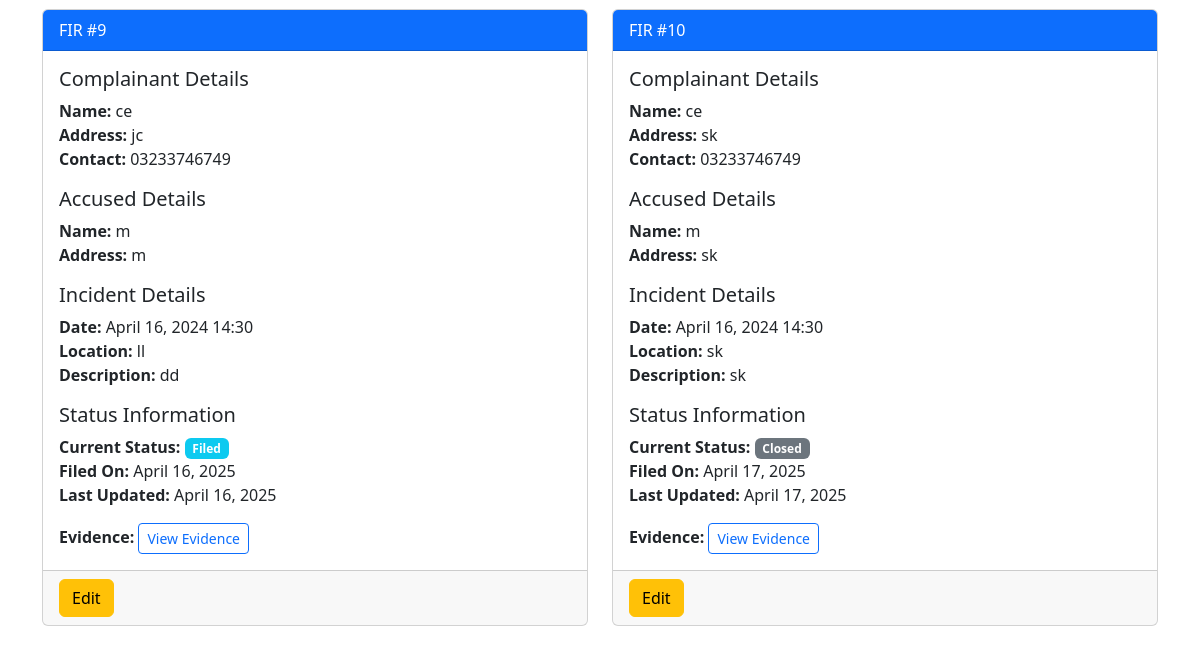
Page /view_fir/ (signed in, lower part) on the earlier database version.
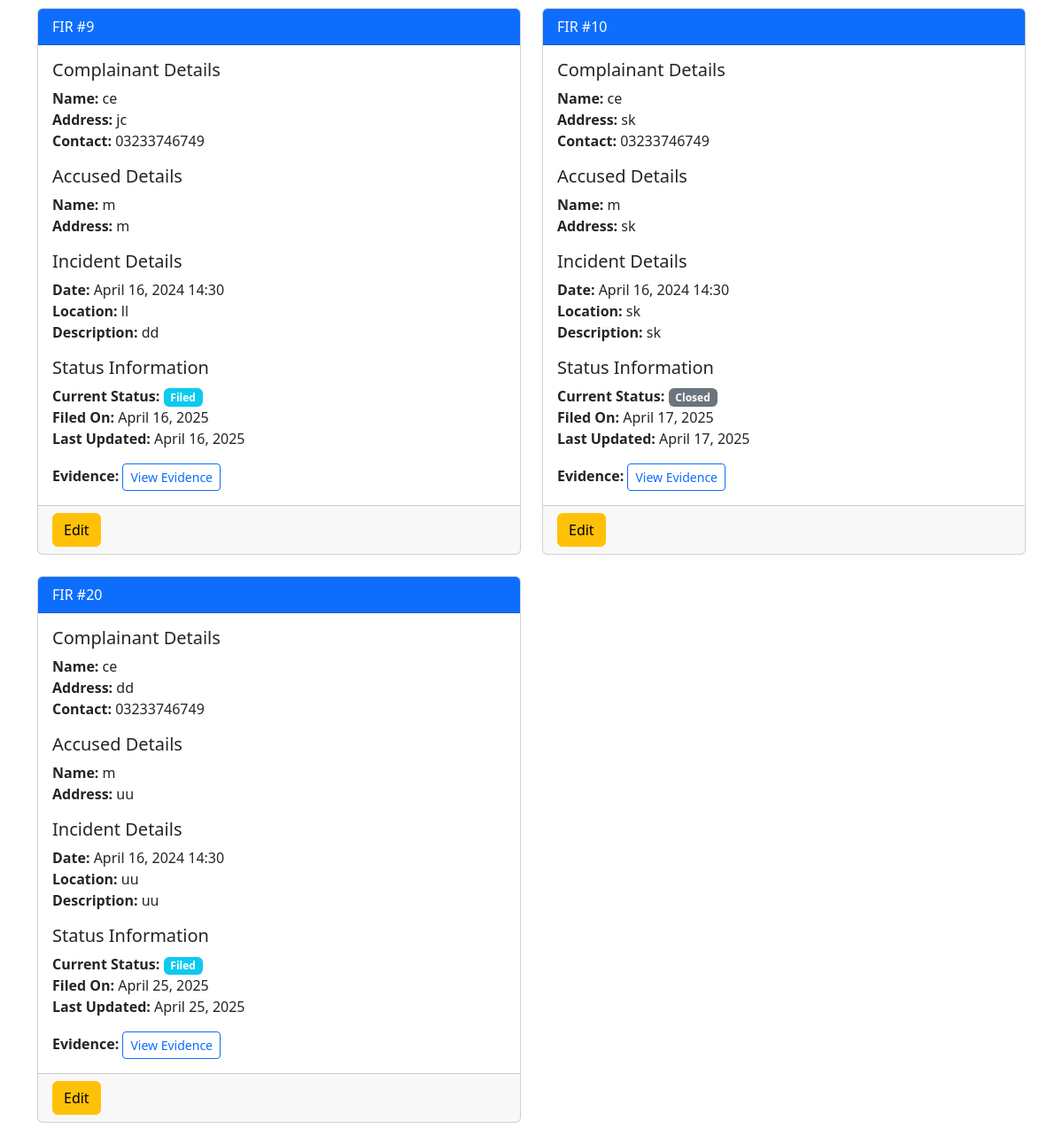
Same page on the later database version.
### app_mini/models.py (models this page shows, shortened)
class FIR(models.Model):
    fir_number = models.CharField(max_length=20, unique=True)
    police_station = models.ForeignKey(police_station_registration, on_delete=models.SET_NULL, null=True)
    petitionInfo = models.ForeignKey(Petition, on_delete=models.SET_NULL, null=True)
    complainant_name = models.CharField(max_length=100)
    complainant_address = models.TextField()
    complainant_contact = models.CharField(max_length=15)
    accused_name = models.CharField(max_length=100, blank=True, null=True)
    accused_address = models.TextField(blank=True, null=True)
    incident_date = models.DateTimeField()
    incident_location = models.TextField()
    description_of_incident = models.TextField()
    evidence = models.FileField(upload_to='fir_evidence/', blank=True, null=True)
    status = models.CharField(
        max_length=20,
        choices=[
            ('filed', 'Filed'),
            ('investigating', 'Investigating'),
            ('charge_sheeted', 'Charge Sheeted'),
            ('closed', 'Closed'),
        ],
        default='filed'
    )
    created_at = models.DateTimeField(auto_now_add=True)
    updated_at = models.DateTimeField(auto_now=True)

### app_mini/views.py (the view)
# urls.py: path('view_fir/', views.view_fir, name='view_fir'),
def view_fir(request):
    station_login_id = request.session.get('station_id')
    station_login_ins = get_object_or_404(login_table, id = station_login_id)
    station = get_object_or_404(police_station_registration, login_id = station_login_ins)
    fir = FIR.objects.filter(police_station = station)
    return render(request, 'police_station/view_fir.html', {'fir':fir})

### app_mini/templates/police_station/view_fir.html (shortened to what this page needs)
<!DOCTYPE html>
<html lang="en">
<head>
    <link href="https://cdn.jsdelivr.net/npm/bootstrap@5.3.0/dist/css/bootstrap.min.css" rel="stylesheet">
</head>
<body>
    <div class="container mt-4">
        {% if fir %}
            <div class="row">
                {% for i in fir %}
                    <div class="col-md-6 mb-4">
                        <div class="card">
                            <div class="card-header bg-primary text-white">
                                FIR #{{ i.fir_number }}
                            </div>
                            <div class="card-body">
                                <h5 class="card-title">Complainant Details</h5>
                                <p class="card-text">
                                    <strong>Name:</strong> {{ i.complainant_name }}<br>
                                    <strong>Address:</strong> {{ i.complainant_address }}<br>
                                    <strong>Contact:</strong> {{ i.complainant_contact }}
                                </p>
                                <h5 class="card-title mt-3">Accused Details</h5>
                                <p class="card-text">
                                    <strong>Name:</strong> {{ i.accused_name|default:"Not Specified" }}<br>
                                    <strong>Address:</strong> {{ i.accused_address|default:"Not Specified" }}
                                </p>
                                <h5 class="card-title mt-3">Incident Details</h5>
                                <p class="card-text">
                                    <strong>Date:</strong> {{ i.incident_date|date:"F d, Y H:i" }}<br>
                                    <strong>Location:</strong> {{ i.incident_location }}<br>
                                    <strong>Description:</strong> {{ i.description_of_incident }}
                                </p>
                                <h5 class="card-title mt-3">Status Information</h5>
                                <p class="card-text">
                                    <strong>Current Status:</strong>
                                    <span class="badge {% if i.status == 'filed' %}bg-info
                                        {% elif i.status == 'investigating' %}bg-warning
                                        {% elif i.status == 'charge_sheeted' %}bg-success
                                        {% else %}bg-secondary{% endif %}">
                                        {{ i.get_status_display }}
                                    </span><br>
                                    <strong>Filed On:</strong> {{ i.created_at|date:"F d, Y" }}<br>
                                    <strong>Last Updated:</strong> {{ i.updated_at|date:"F d, Y" }}
                                </p>
                                {% if i.evidence %}
                                    <div class="mt-3">
                                        <strong>Evidence:</strong>
                                        <a href="{{ i.evidence.url }}" class="btn btn-sm btn-outline-primary" target="_blank">
                                            View Evidence
                                        </a>
                                    </div>
                                {% endif %}
                            </div>
                            <div class="card-footer">
                                <a href="{% url 'update_fir' i.id %}" class="btn btn-warning">Edit</a>
                            </div>
                        </div>
                    </div>
                {% endfor %}
            </div>
        {% else %}
            <div class="alert alert-info">
                No FIR records found.
            </div>
        {% endif %}
    </div>
</body>
</html>

Differences in the rows shown:
added FIR: fir_number "20", complainant_name "ce", complainant_address "dd", complainant_contact "03233746749", accused_name "m", accused_address "uu", incident_date "April 16, 2024 14:30", incident_location "uu", description_of_incident "uu", status "Filed", created_at "April 25, 2025", updated_at "April 25, 2025"
